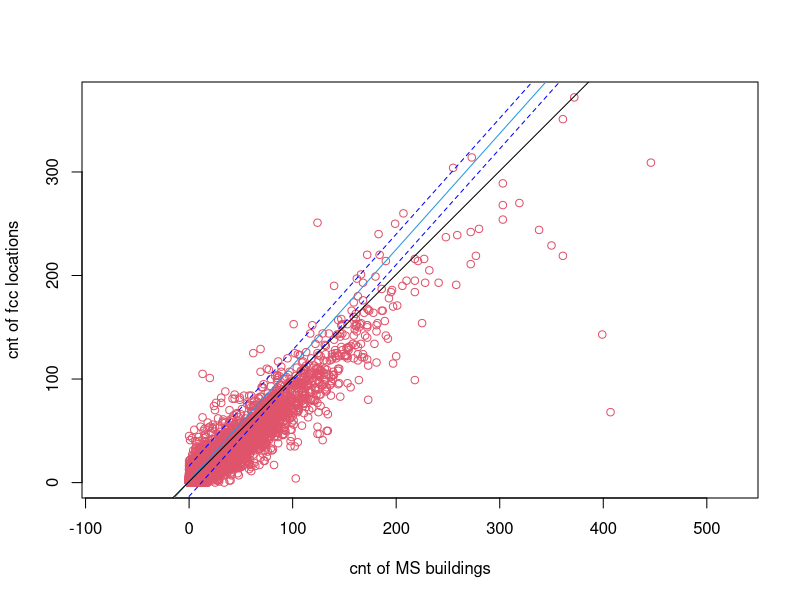

R code for this plot:
## ---- chunk 1
vt <- read.csv("data/vt_ms.csv")
vt$tot_loc <-as.numeric(vt$tot_loc) 
vt$tot_loc <- ifelse(is.na(vt$tot_loc), 0, vt$tot_loc)

lm_ms <- lm(cnt_ms ~ tot_loc, data = vt)
pot_val <- seq(min(vt$tot_loc), max(vt$tot_loc), by = 0.025)
conf_interval <- predict(lm_ms, newdata = data.frame( tot_loc = pot_val) ,
						 interval = "prediction", level = 0.95)

plot(vt$cnt_ms, vt$tot_loc,  col = 2, asp = 1, 
xlab = "cnt of MS buildings", ylab = "cnt of fcc locations") 
abline(lm_ms, col = 4)
abline(1:500, 1:500, col = "black")
lines(pot_val, conf_interval[, "lwr"], col = "blue", lty = 2)
lines(pot_val, conf_interval[, "upr"], col =" blue", lty = 2)
